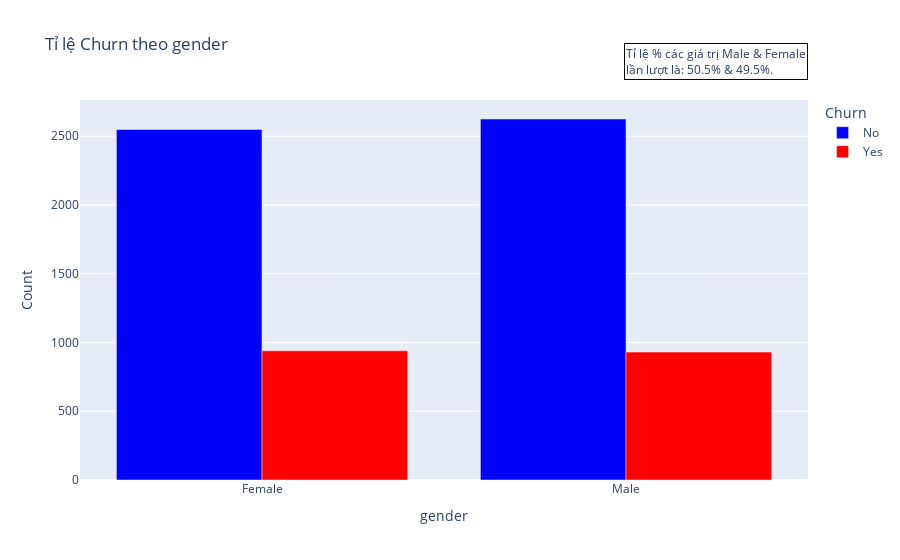
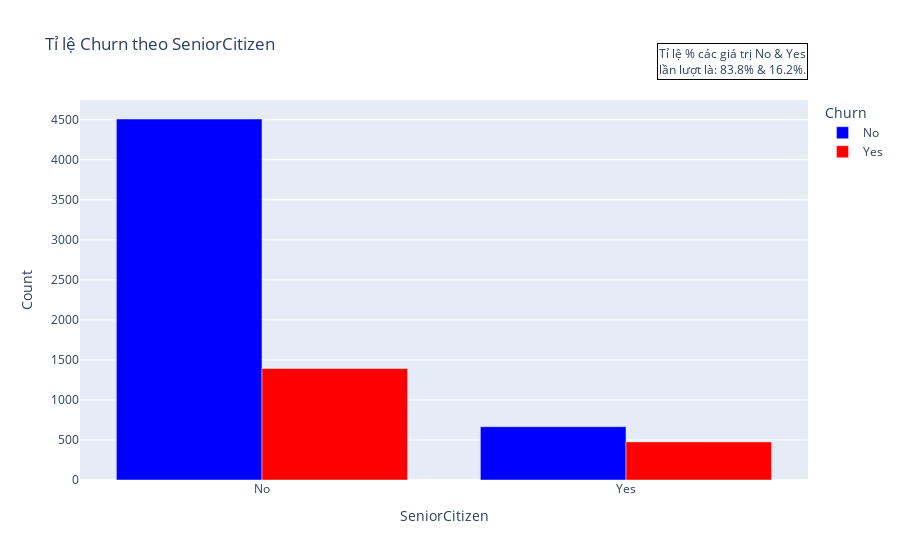
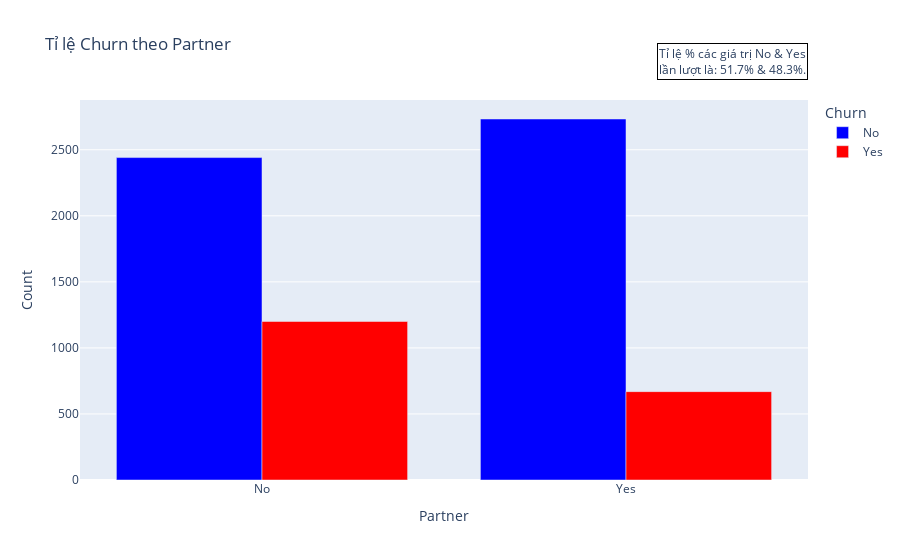
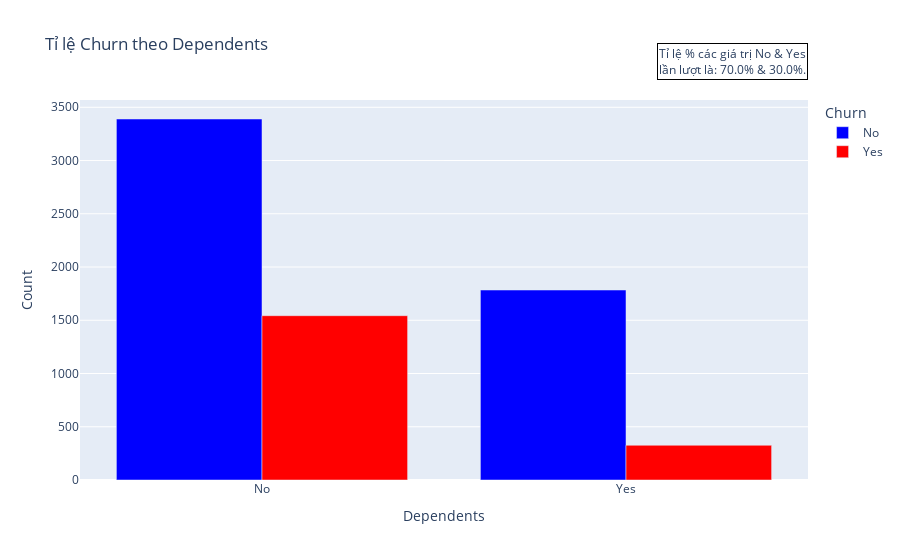

Notebook code cell kept with these figures, in order:
### Code cell
bar_chart("gender")
dts_dtframe.loc[
    dts_dtframe.SeniorCitizen == 0, "SeniorCitizen"
] = "No"
dts_dtframe.loc[
    dts_dtframe.SeniorCitizen == 1, "SeniorCitizen"
] = "Yes"
bar_chart("SeniorCitizen")
bar_chart("Partner")
bar_chart("Dependents")

### Figure 1 — Plotly figure (JSON) as saved in the notebook; plotly's stock layout.template omitted (floating-point values rounded to 4 significant figures)
{"data": [{"alignmentgroup": "True", "hovertemplate": "Churn=No<br>gender=%{x}<br>Count=%{y}<extra></extra>", "legendgroup": "No", "marker": {"color": "blue", "pattern": {"shape": ""}}, "name": "No", "offsetgroup": "No", "orientation": "v", "showlegend": true, "textposition": "auto", "type": "bar", "x": ["Female", "Male"], "xaxis": "x", "y": [2549, 2625], "yaxis": "y"}, {"alignmentgroup": "True", "hovertemplate": "Churn=Yes<br>gender=%{x}<br>Count=%{y}<extra></extra>", "legendgroup": "Yes", "marker": {"color": "red", "pattern": {"shape": ""}}, "name": "Yes", "offsetgroup": "Yes", "orientation": "v", "showlegend": true, "textposition": "auto", "type": "bar", "x": ["Female", "Male"], "xaxis": "x", "y": [939, 930], "yaxis": "y"}], "layout": {"annotations": [{"align": "left", "bordercolor": "black", "borderwidth": 1, "showarrow": false, "text": "Tỉ lệ % các giá trị Male & Female<br>lần lượt là: 50.5% & 49.5%.", "x": 1, "xref": "paper", "y": 1.15, "yref": "paper"}], "barmode": "group", "legend": {"title": {"text": "Churn"}, "tracegroupgap": 0}, "title": {"text": "Tỉ lệ Churn theo gender"}, "width": 900, "xaxis": {"anchor": "y", "domain": [0, 1], "title": {"text": "gender"}}, "yaxis": {"anchor": "x", "domain": [0, 1], "title": {"text": "Count"}}}}

### Figure 2 — Plotly figure (JSON) as saved in the notebook; plotly's stock layout.template omitted (floating-point values rounded to 4 significant figures)
{"data": [{"alignmentgroup": "True", "hovertemplate": "Churn=No<br>SeniorCitizen=%{x}<br>Count=%{y}<extra></extra>", "legendgroup": "No", "marker": {"color": "blue", "pattern": {"shape": ""}}, "name": "No", "offsetgroup": "No", "orientation": "v", "showlegend": true, "textposition": "auto", "type": "bar", "x": ["No", "Yes"], "xaxis": "x", "y": [4508, 666], "yaxis": "y"}, {"alignmentgroup": "True", "hovertemplate": "Churn=Yes<br>SeniorCitizen=%{x}<br>Count=%{y}<extra></extra>", "legendgroup": "Yes", "marker": {"color": "red", "pattern": {"shape": ""}}, "name": "Yes", "offsetgroup": "Yes", "orientation": "v", "showlegend": true, "textposition": "auto", "type": "bar", "x": ["No", "Yes"], "xaxis": "x", "y": [1393, 476], "yaxis": "y"}], "layout": {"annotations": [{"align": "left", "bordercolor": "black", "borderwidth": 1, "showarrow": false, "text": "Tỉ lệ % các giá trị No & Yes<br>lần lượt là: 83.8% & 16.2%.", "x": 1, "xref": "paper", "y": 1.15, "yref": "paper"}], "barmode": "group", "legend": {"title": {"text": "Churn"}, "tracegroupgap": 0}, "title": {"text": "Tỉ lệ Churn theo SeniorCitizen"}, "width": 900, "xaxis": {"anchor": "y", "domain": [0, 1], "title": {"text": "SeniorCitizen"}}, "yaxis": {"anchor": "x", "domain": [0, 1], "title": {"text": "Count"}}}}

### Figure 3 — Plotly figure (JSON) as saved in the notebook; plotly's stock layout.template omitted (floating-point values rounded to 4 significant figures)
{"data": [{"alignmentgroup": "True", "hovertemplate": "Churn=No<br>Partner=%{x}<br>Count=%{y}<extra></extra>", "legendgroup": "No", "marker": {"color": "blue", "pattern": {"shape": ""}}, "name": "No", "offsetgroup": "No", "orientation": "v", "showlegend": true, "textposition": "auto", "type": "bar", "x": ["No", "Yes"], "xaxis": "x", "y": [2441, 2733], "yaxis": "y"}, {"alignmentgroup": "True", "hovertemplate": "Churn=Yes<br>Partner=%{x}<br>Count=%{y}<extra></extra>", "legendgroup": "Yes", "marker": {"color": "red", "pattern": {"shape": ""}}, "name": "Yes", "offsetgroup": "Yes", "orientation": "v", "showlegend": true, "textposition": "auto", "type": "bar", "x": ["No", "Yes"], "xaxis": "x", "y": [1200, 669], "yaxis": "y"}], "layout": {"annotations": [{"align": "left", "bordercolor": "black", "borderwidth": 1, "showarrow": false, "text": "Tỉ lệ % các giá trị No & Yes<br>lần lượt là: 51.7% & 48.3%.", "x": 1, "xref": "paper", "y": 1.15, "yref": "paper"}], "barmode": "group", "legend": {"title": {"text": "Churn"}, "tracegroupgap": 0}, "title": {"text": "Tỉ lệ Churn theo Partner"}, "width": 900, "xaxis": {"anchor": "y", "domain": [0, 1], "title": {"text": "Partner"}}, "yaxis": {"anchor": "x", "domain": [0, 1], "title": {"text": "Count"}}}}

### Figure 4 — Plotly figure (JSON) as saved in the notebook; plotly's stock layout.template omitted (floating-point values rounded to 4 significant figures)
{"data": [{"alignmentgroup": "True", "hovertemplate": "Churn=No<br>Dependents=%{x}<br>Count=%{y}<extra></extra>", "legendgroup": "No", "marker": {"color": "blue", "pattern": {"shape": ""}}, "name": "No", "offsetgroup": "No", "orientation": "v", "showlegend": true, "textposition": "auto", "type": "bar", "x": ["No", "Yes"], "xaxis": "x", "y": [3390, 1784], "yaxis": "y"}, {"alignmentgroup": "True", "hovertemplate": "Churn=Yes<br>Dependents=%{x}<br>Count=%{y}<extra></extra>", "legendgroup": "Yes", "marker": {"color": "red", "pattern": {"shape": ""}}, "name": "Yes", "offsetgroup": "Yes", "orientation": "v", "showlegend": true, "textposition": "auto", "type": "bar", "x": ["No", "Yes"], "xaxis": "x", "y": [1543, 326], "yaxis": "y"}], "layout": {"annotations": [{"align": "left", "bordercolor": "black", "borderwidth": 1, "showarrow": false, "text": "Tỉ lệ % các giá trị No & Yes<br>lần lượt là: 70.0% & 30.0%.", "x": 1, "xref": "paper", "y": 1.15, "yref": "paper"}], "barmode": "group", "legend": {"title": {"text": "Churn"}, "tracegroupgap": 0}, "title": {"text": "Tỉ lệ Churn theo Dependents"}, "width": 900, "xaxis": {"anchor": "y", "domain": [0, 1], "title": {"text": "Dependents"}}, "yaxis": {"anchor": "x", "domain": [0, 1], "title": {"text": "Count"}}}}
